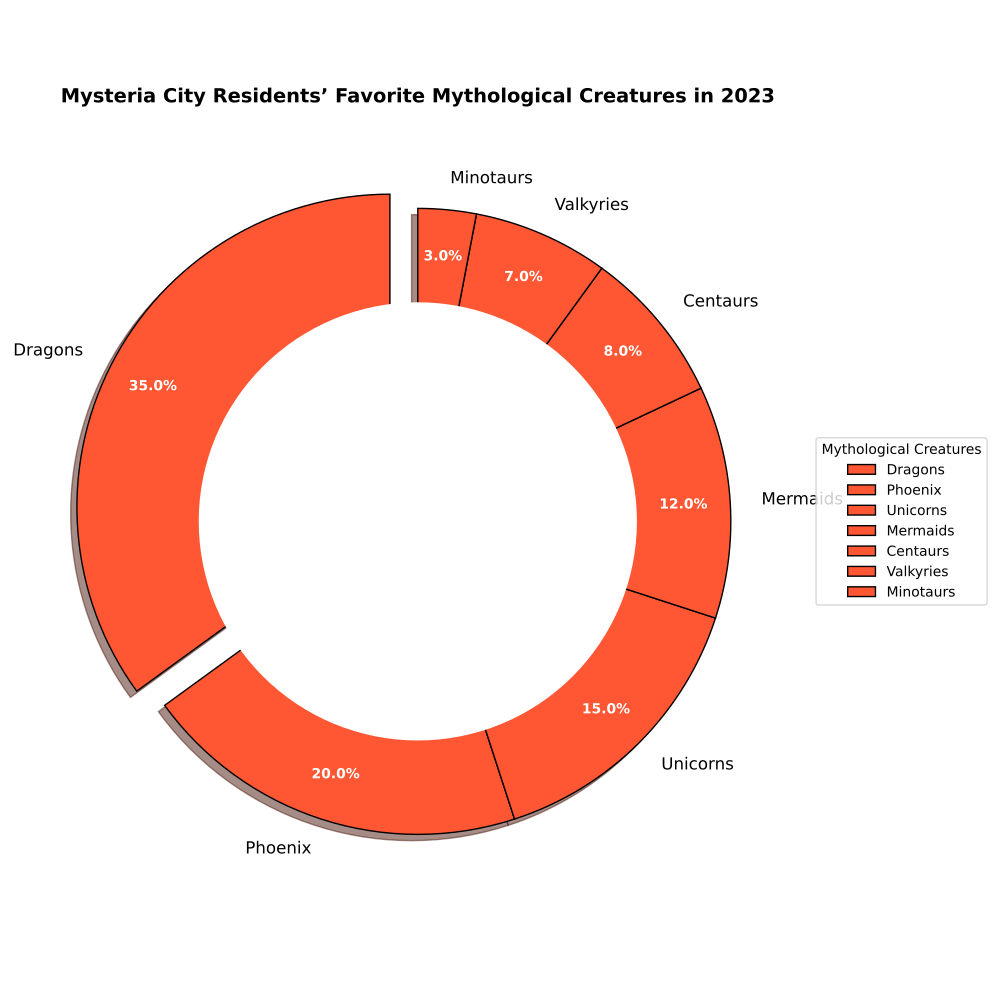

Reproduce this figure in Python.
import matplotlib.pyplot as plt
import numpy as np

# Data Preparation
creatures = ['Dragons', 'Phoenix', 'Unicorns', 'Mermaids', 'Centaurs', 'Valkyries', 'Minotaurs']
popularity = [35, 20, 15, 12, 8, 7, 3]

# Using a single color for all data groups
single_color = ['#FF5733'] * len(creatures)  # Red color for all sections

# Highlight the top favorite creature (Dragons)
explode = [0.1 if creature == 'Dragons' else 0 for creature in creatures]

# Creating the pie chart
plt.figure(figsize=(10, 10))
wedges, texts, autotexts = plt.pie(
    popularity, 
    explode=explode, 
    labels=creatures, 
    autopct='%1.1f%%', 
    startangle=90, 
    colors=single_color,  # Apply consistent color
    pctdistance=0.85, 
    wedgeprops={'edgecolor': 'black'}, 
    shadow=True
)

# Customize the legend
plt.legend(wedges, creatures, title="Mythological Creatures", loc="center left", bbox_to_anchor=(1, 0, 0.5, 1), fontsize=10)

# Customize text properties
plt.setp(autotexts, size=10, color="white", weight="bold")
plt.setp(texts, size=12)

# Add a title
plt.title('Mysteria City Residents’ Favorite Mythological Creatures in 2023', fontsize=14, fontweight='bold', pad=20)

# Draw a circle for a doughnut chart
centre_circle = plt.Circle((0, 0), 0.70, fc='white')
fig = plt.gcf()
fig.gca().add_artist(centre_circle)

# Ensure tidy layout
plt.tight_layout()

# Display the chart
plt.show()
